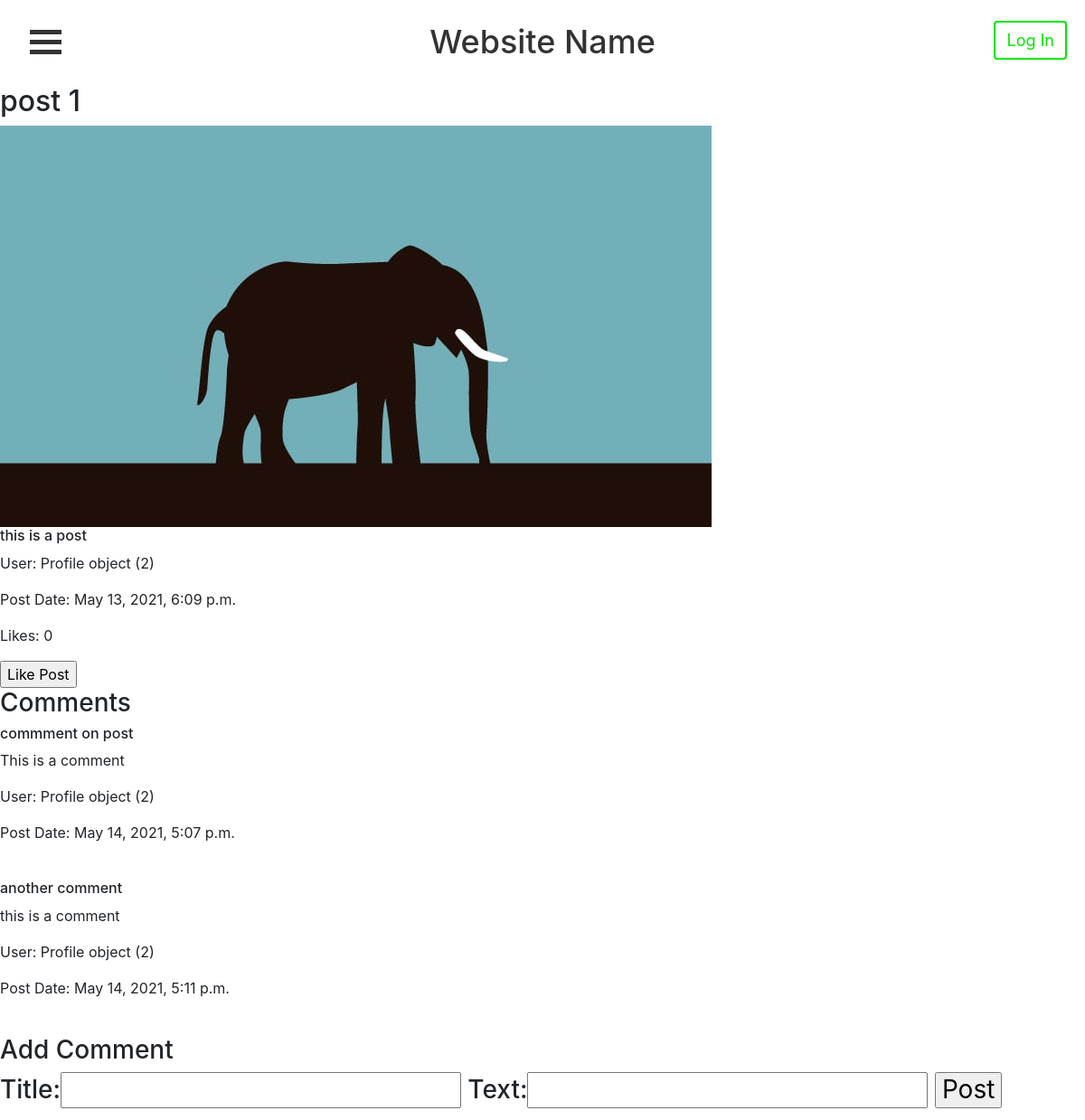
Before: /post/10/ with the older database file.
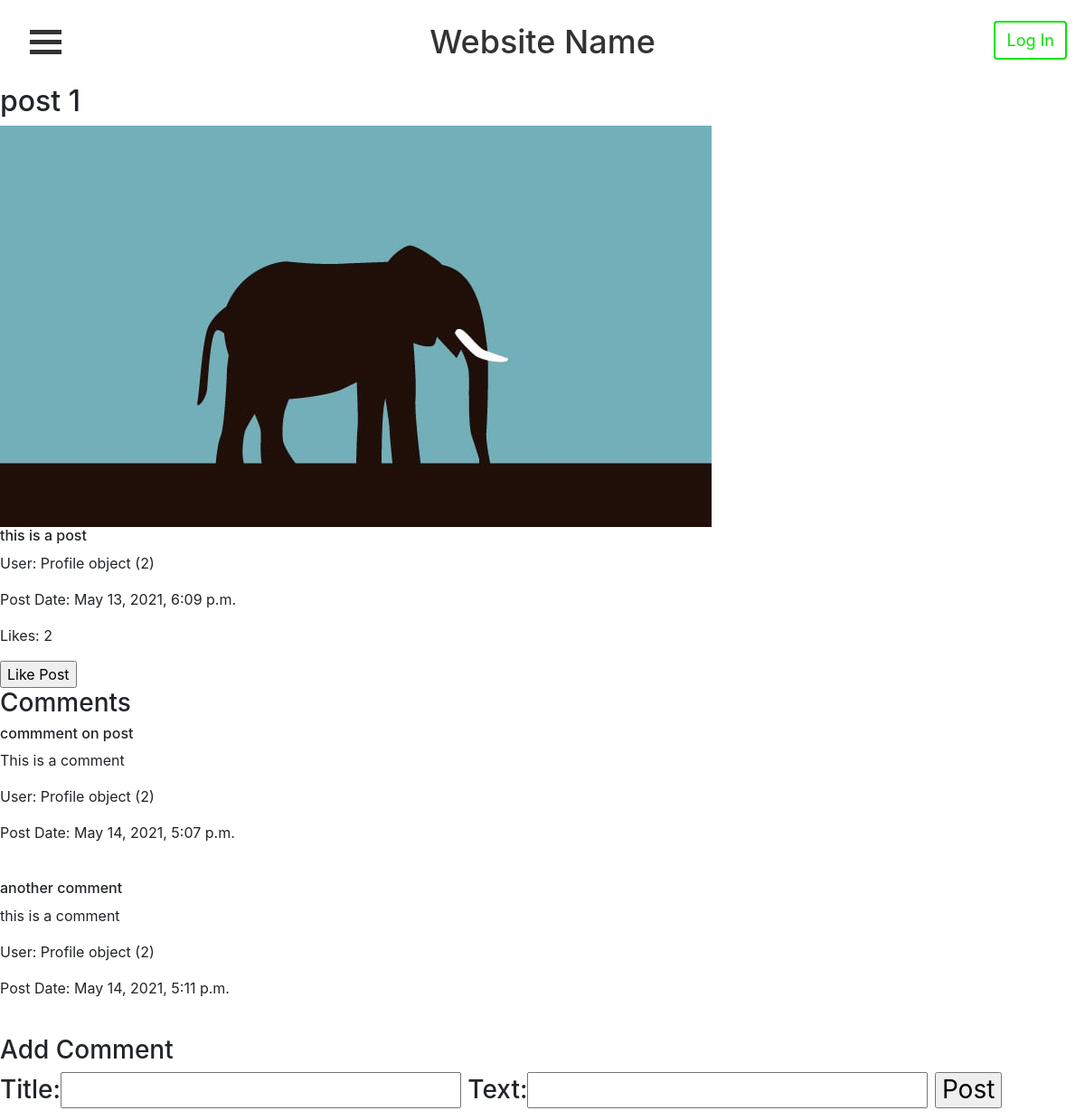
After: the same page with the newer database file.
### accounts/models.py (models this page shows, shortened)
class Post(models.Model):
    title = models.CharField(max_length=50, null=True)
    caption = models.CharField(max_length=200, null=True)
    image = models.ImageField(null=True)
    post_date = models.DateTimeField(auto_now_add=True, null=True)
    userPosted = models.ForeignKey(Profile, null=True, on_delete=models.CASCADE)
    likes = models.IntegerField(default=0)

class Profile(models.Model):
    user = models.OneToOneField(User, on_delete=models.CASCADE, primary_key=True)
    profile_pic = models.ImageField(null=True, blank=True)
    bio = models.TextField(default="", blank=True)
    def create_user_profile(sender, instance, created, **kwargs):
        if created:
            Profile.objects.create(user=instance)
    post_save.connect(create_user_profile, sender=User)

### accounts/views.py (the view, shortened to what this page needs)
# urls.py: path('post/<str:pk>/', views.post, name="post_page"),
def post(request, pk):
    post = Post.objects.get(id=pk)
    comments = post.comment_set.all()
    form = CommentForm()
    form_like = LikeForm()
    context = {'post': post, 'comments': comments, 'form': form, 'form_like': form_like}
    return render(request, 'accounts/post.html', context)

### accounts/forms.py
class CommentForm(ModelForm):
    class Meta:
        model = Comment
        fields = ['title', 'text']

class LikeForm(ModelForm):
    class Meta:
        model = Like
        fields = []

### accounts/templates/accounts/post.html (shortened to what this page needs)
{% extends 'accounts/main.html' %}
{% block content %}
<h2>{{post.title}}</h2>
<img src="{{post.image.url }}" alt="post image">
<h6>{{post.caption}}</h6>
<p>User: {{post.userPosted}}</p>
<p>Post Date: {{post.post_date}}</p>
<p>Likes: {{post.likes}}</p>
<form method="post">
  <input type="submit" value="Like Post" name="Like">
</form>
<h3>Comments</h3>
{% for comment in comments %}
<h6>{{comment.title}}</h6>
<p>{{comment.text}}</p>
<p>User: {{comment.userPosted}}</p>
<p>Post Date: {{comment.post_date}}</p>
<br />
{% endfor %}
<h3>Add Comment<h3>
<form method="post">
  {{ form }}
  <input type="submit" value="Post" name="Comment">
</form>
{% endblock %}

Changed rows visible on the page:
changed Post "post 1": likes "0" → "2"
